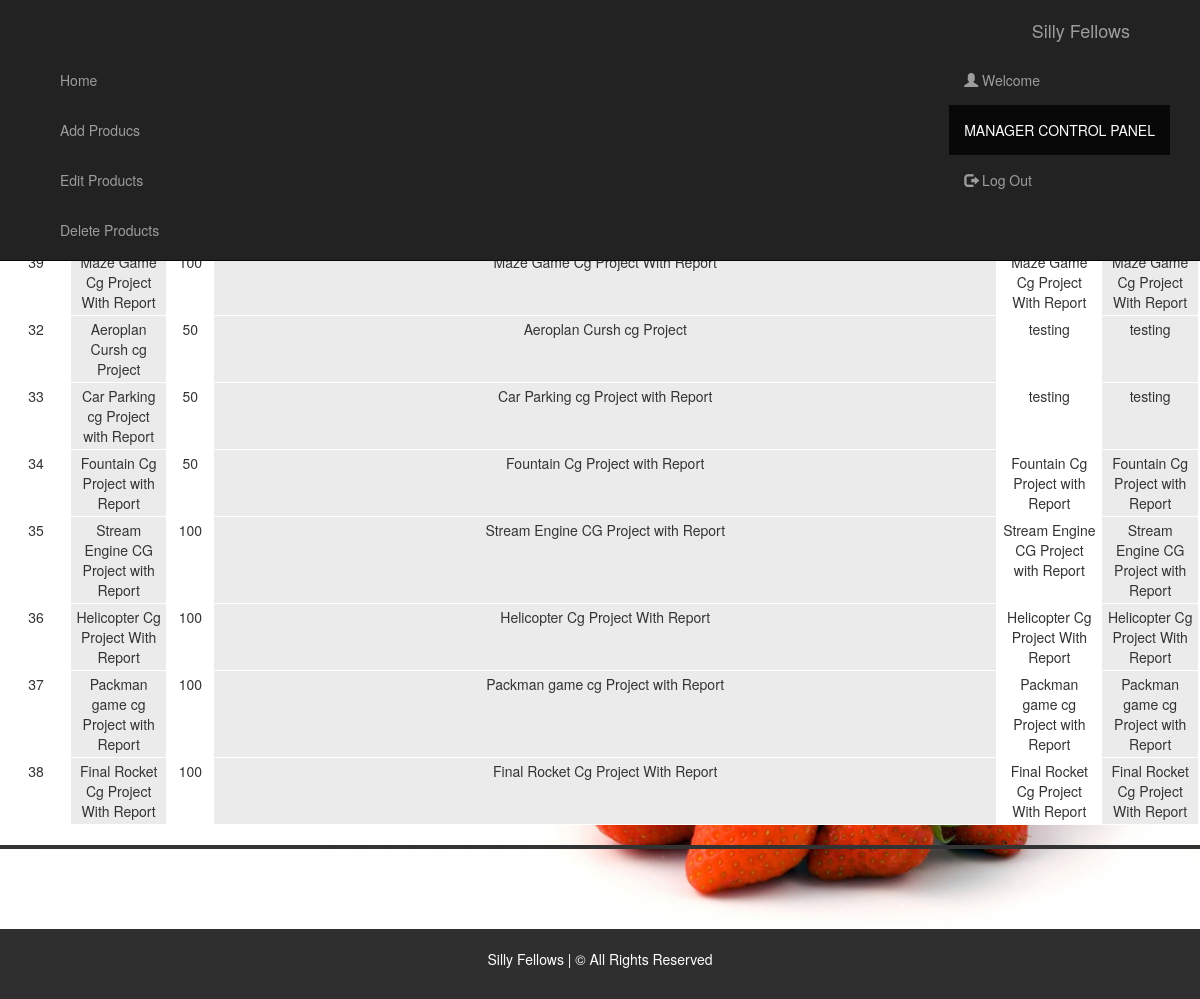
Screenshot of /view_products.php (signed in) with the database file from the repository.
### tables this page shows
CREATE TABLE IF NOT EXISTS `projects` (
`id` int(10) NOT NULL,
  `title` varchar(100) NOT NULL,
  `sub_cont` varchar(300) NOT NULL,
  `des` varchar(5000) NOT NULL,
  `price` int(50) NOT NULL,
  `download_link` varchar(1000) NOT NULL,
  `report_link` varchar(1000) NOT NULL,
  `image_link` varchar(550) NOT NULL,
  `date` date NOT NULL,
  `cat` varchar(100) NOT NULL
);

### view_products.php (the view, shortened to what this page needs)
<?php
include('session_m.php');
?>
<!DOCTYPE html>
<html>
  <head>
    <link rel="stylesheet" href="css/open-iconic-bootstrap.min.css">
    <link rel="stylesheet" href="css/animate.css">
    <link rel="stylesheet" href="css/owl.carousel.min.css">
    <link rel="stylesheet" href="css/owl.theme.default.min.css">
    <link rel="stylesheet" href="css/magnific-popup.css">
    <link rel="stylesheet" href="css/aos.css">
    <link rel="stylesheet" href="css/ionicons.min.css">
    <link rel="stylesheet" href="css/bootstrap-datepicker.css">
    <link rel="stylesheet" href="css/jquery.timepicker.css">
    <link rel="stylesheet" href="css/flaticon.css">
    <link rel="stylesheet" href="css/icomoon.css">
    <link rel="stylesheet" href="css/style.css">
  <link rel="stylesheet" type = "text/css" href ="admin/css/view_food_items.css">
  <link rel="stylesheet" type = "text/css" href ="admin/css/bootstrap.min.css">
  <link rel="stylesheet" type = "text/css" href ="admin/css/table.css">
</head>
  <body>
    <nav class="navbar navbar-inverse navbar-fixed-top navigation-clean-search" role="navigation">
      <div class="container">
        <div class="navbar-header">
          <a class="navbar-brand" href="#">Silly Fellows </a>
        </div>
        <div class="collapse navbar-collapse " id="myNavbar">
          <ul class="nav navbar-nav">
            <li><a href="managerlogin.php">Home</a></li>
            <li><a href="add_Products.php">Add Producs</a></li>
            <li><a href="edit_products.php">Edit Products</a></li>
            <li><a href="delete_product.php">Delete Products</a></li>
          </ul>
          <ul class="nav navbar-nav navbar-right">
            <li><a href="#"><span class="glyphicon glyphicon-user"></span> Welcome <?php echo $login_session; ?> </a></li>
            <li class="active"> <a href="managerlogin.php">MANAGER CONTROL PANEL</a></li>
            <li><a href="logout_m.php"><span class="glyphicon glyphicon-log-out"></span> Log Out </a></li>
          </ul>
        </div>
      </div>
    </nav>
<?php
$sql = "SELECT * FROM projects";
$result = mysqli_query($conn, $sql);
if (mysqli_num_rows($result) > 0)
{
  ?>
<div class="divTable greyGridTable">
<div class="divTableHeading">
<div class="divTableRow">
<div class="divTableHead">Product ID</div>
<div class="divTableHead">Product Name</div>
<div class="divTableHead">Price</div>
<div class="divTableHead">Description</div>
<div class="divTableHead">Download Link</div>
<div class="divTableHead">pdf Link</div>
</div>
    <?PHP
      while($row = mysqli_fetch_assoc($result)){
    ?>
<div class="divTableRow">
<div class="divTableCell"><?php echo $row["id"]; ?></div>
<div class="divTableCell"><?php echo $row["title"]; ?></div>
<div class="divTableCell"><?php echo $row["price"]; ?></div>
<div class="divTableCell"><?php echo $row["des"]; ?></div>
<div class="divTableCell"><?php echo $row["download_link"]; ?></div>
<div class="divTableCell"><?php echo $row["report_link"]; ?></div>
</div>
  <?php } ?>
    <br>
  <?php } else { ?>
  <h4><center>0 RESULTS</center> </h4>
  <?php } ?>
        </div>
    </div>
<br>
<br>
<br>
<br>
  </body>
  <footer class="container-fluid bg-4 text-center">
  <br>
  <p> Silly Fellows  | &copy All Rights Reserved </p>
  <br>
  </footer>
</html>

### admin/css/view_food_items.css (style rules this page uses)
body,html { height: 100%; }
body { padding-top: 50px; background-image: url('headerimg2.jpg'); background-repeat: repeat; background-size: 100%; }
.bg-4 { background-color: #2f2f2f; color: #ffffff; }
footer { display: block; }

### admin/css/table.css (style rules this page uses)
div.greyGridTable { border: 2px solid #FFFFFF; width: 100%; text-align: center; border-collapse: collapse; }
.divTable.greyGridTable .divTableCell, .divTable.greyGridTable .divTableHead { border: 1px solid #FFFFFF; padding: 3px 4px; }
.divTable.greyGridTable .divTableCell:nth-child(even) { background: #EBEBEB; }
.divTable.greyGridTable .divTableHeading { background: #FFFFFF; border-bottom: 4px solid #333333; }
.divTable.greyGridTable .divTableHeading .divTableHead { font-size: 15px; font-weight: bold; color: #333333; text-align: center; border-left: 2px solid #333333; }
.divTable.greyGridTable .divTableHeading .divTableHead:first-child { border-left: none; }
.divTable { display: table; }
.divTableRow { display: table-row; }
.divTableHeading { display: table-header-group; }
.divTableCell, .divTableHead { display: table-cell; }

### rows the page displays
projects: id "39", title "Maze Game Cg Project With Report", price "100", des "Maze Game Cg Project With Report", download_link "Maze Game Cg Project With Report", report_link "Maze Game Cg Project With Report"
projects: id "32", title "Aeroplan Cursh cg Project", price "50", des "Aeroplan Cursh cg Project", download_link "testing", report_link "testing"
projects: id "33", title "Car Parking cg Project with Report", price "50", des "Car Parking cg Project with Report", download_link "testing", report_link "testing"
projects: id "34", title "Fountain Cg Project with Report", price "50", des "Fountain Cg Project with Report", download_link "Fountain Cg Project with Report", report_link "Fountain Cg Project with Report"
projects: id "35", title "Stream Engine CG Project with Report", price "100", des "Stream Engine CG Project with Report", download_link "Stream Engine CG Project with Report", report_link "Stream Engine CG Project with Report"
projects: id "36", title "Helicopter Cg Project With Report", price "100", des "Helicopter Cg Project With Report", download_link "Helicopter Cg Project With Report", report_link "Helicopter Cg Project With Report"
projects: id "37", title "Packman game cg Project with Report", price "100", des "Packman game cg Project with Report", download_link "Packman game cg Project with Report", report_link "Packman game cg Project with Report"
projects: id "38", title "Final Rocket Cg Project With Report", price "100", des "Final Rocket Cg Project With Report", download_link "Final Rocket Cg Project With Report", report_link "Final Rocket Cg Project With Report"
